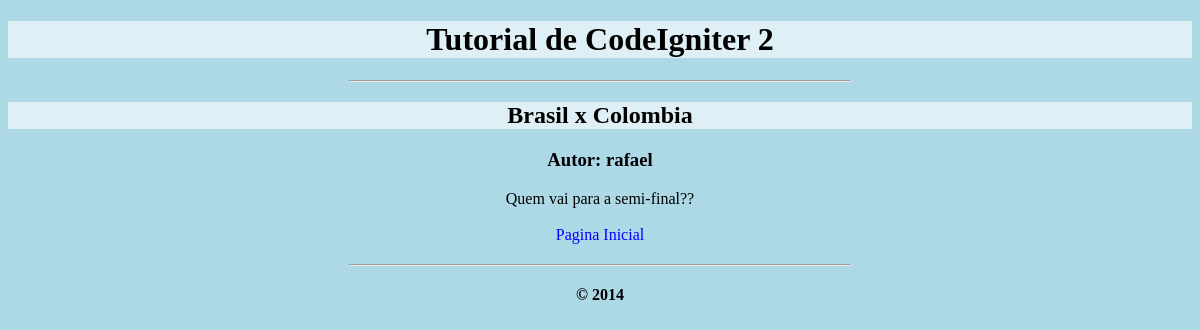
Screenshot of /index.php/news/brasil-x-colombia with the database file from the repository.
### tables this page shows
CREATE TABLE IF NOT EXISTS `news` (
  `id` int(11) NOT NULL AUTO_INCREMENT,
  `title` varchar(128) NOT NULL,
  `slug` varchar(128) NOT NULL,
  `text` text NOT NULL,
  `autor` varchar(50) NOT NULL,
  PRIMARY KEY (`id`),
  KEY `slug` (`slug`)
);

### application/controllers/news.php (called while the page is built, shortened)
<?php
class News extends CI_Controller {
    public function __construct() {
        $this->load->model('news_model');
    }
    public function view($slug) {
        $data['news_item'] = $this->news_model->get_news($slug);
        $data['title'] = $data['news_item']['title'];
        $this->load->view('templates/header', $data);
        $this->load->view('news/view', $data);
        $this->load->view('templates/footer');
    }
}

### index.php (called while the page is built, shortened)
<?php
require_once BASEPATH.'core/CodeIgniter.php';

### application/models/news_model.php (called while the page is built, shortened)
<?php
class News_model extends CI_Model {
    public function get_news($slug = FALSE) {
        $query = $this->db->get_where('news', array('slug' => $slug));
        return $query->row_array();
    }
}

### application/views/news/view.php (the view)
<?php
echo '<h2>'.$news_item['title'].'</h2>';
echo '<p><h3>Autor: ' . $news_item['autor'] . '</h3></p>';
echo $news_item['text'];
echo "</br></br><a href='http://127.0.0.1/aulaci/index.php/news'>Pagina Inicial</a>";
?>

### application/views/templates/header.php (style rules this page uses)
body { background-color: lightblue; text-align: center; }
h1, h2 { background-color: rgba(255,255,255,0.6); text-align: center; }
a:link, a:visited { text-decoration: none; color: blue; }

### rows the page displays
news: title "Brasil x Colombia", autor "rafael", text "Quem vai para a semi-final??"
